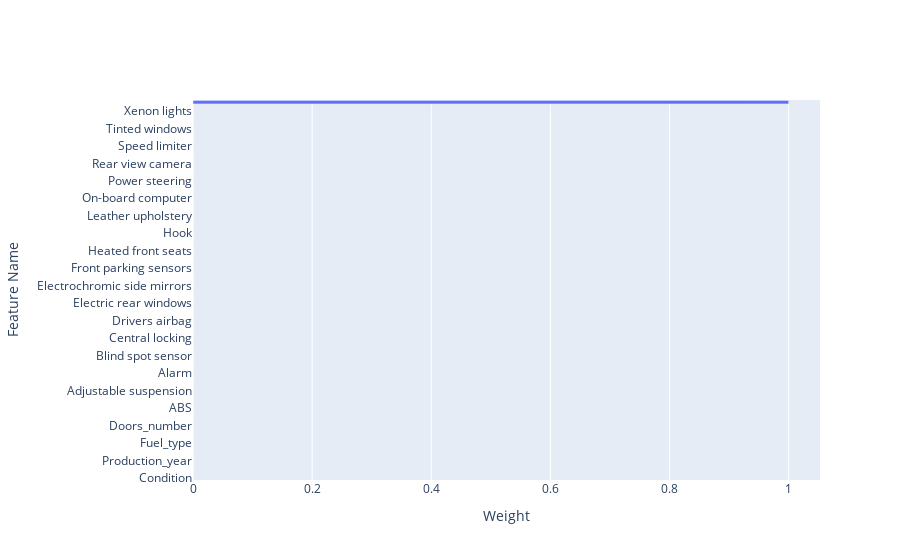

Here is the notebook cell this chart was saved with:
### Code cell
training_process(
    model_name="basic_tree_classifier",
    model_class=PriceClassifierBasicModel,
    hyperparameters_class=DecisionTreeHyperparams,
    intervals_function=lambda x: 10 ** (0.4 * x) + 500 * (x + 1) ** 1.2 + 500 * x**0.8,
    # param_grid={
    #     "criterion": ["gini", "entropy"],
    #     "splitter": ["best"],
    #     "max_depth": [20, 30],
    #     "min_samples_split": [10, 50],
    #     "min_samples_leaf": [5, 10],
    #     "max_features": ["sqrt", 0.5],
    #     "max_leaf_nodes": [50, 100],
    #     "ccp_alpha": [0.0, 0.01],
    #     "min_weight_fraction_leaf": [0.0],
    #     "min_impurity_decrease": [0.0],
    # },
    category_encoding=True,
)

### Figure 1 — Plotly figure (JSON) as saved in the notebook; plotly's stock layout.template omitted (floating-point values rounded to 4 significant figures)
{"data": [{"orientation": "h", "type": "bar", "x": [0, 0, 0, 0, 0, 0, 0, 0, 0, 0, 0, 0, 0, 0, 0, 0, 0, 0, 0, 0, 0, 0, 0, 0, 0, 0, 0, 0, 0, 0, 0, 0, 0, 0, 0, 0, 0, 0, 0, 0, 0, 0, 0, 0, 0, 0, 0, 0, 0, 0, 0, 0, 0, 0, 0, 0, 0, 0, 0, 0, 0, 0, 0, 0, 0, 0, 0, 0, 0, 0, 0, 0, 0, 0, 0, 0, 0, 0, 0, 0, 0, 0, 0, 0, 0, 0, 1], "y": ["Condition", "Vehicle_brand", "Vehicle_model", "Vehicle_generation", "Production_year", "Mileage_km", "Power_HP", "Displacement_cm3", "Fuel_type", "Drive", "Transmission", "Type", "Doors_number", "Colour", "First_owner", "Advanced_model", "ABS", "ASR (traction control)", "AUX socket", "Active cruise control", "Adjustable suspension", "Aftermarket radio", "Air curtains", "Airbag protecting the knees", "Alarm", "Alloy wheels", "Automatic air conditioning", "Auxiliary heating", "Blind spot sensor", "Bluetooth", "CD", "CD changer", "Central locking", "Cruise control", "DVD player", "Daytime running lights", "Drivers airbag", "Dual zone air conditioning", "ESP(stabilization of the track)", "Electric front windows", "Electric rear windows", "Electrically adjustable mirrors", "Electrically adjustable seats", "Electrochromic rear view mirror", "Electrochromic side mirrors", "Factory radio", "Fog lights", "Four-zone air conditioning", "Front parking sensors", "Front side airbags", "GPS navigation", "HUD(head-up display)", "Heated front seats", "Heated rear seats", "Heated side mirrors", "Heated windscreen", "Hook", "Immobilizer", "Isofix", "Lane assistant", "Leather upholstery", "MP3", "Manual air conditioning", "Multifunction steering wheel", "On-board computer", "Panoramic roof", "Parking assistant", "Passengers airbag", "Power steering", "Rain sensor", "Rear parking sensors", "Rear side airbags", "Rear view camera", "Roof rails", "SD socket", "Shift paddles", "Speed limiter", "Start-Stop system", "Sunroof", "TV tuner", "Tinted windows", "Twilight sensor", "USB socket", "Velor upholstery", "Xenon lights", "is_outlier", "LED lights"]}], "layout": {"xaxis": {"title": {"text": "Weight"}}, "yaxis": {"title": {"text": "Feature Name"}}}}
